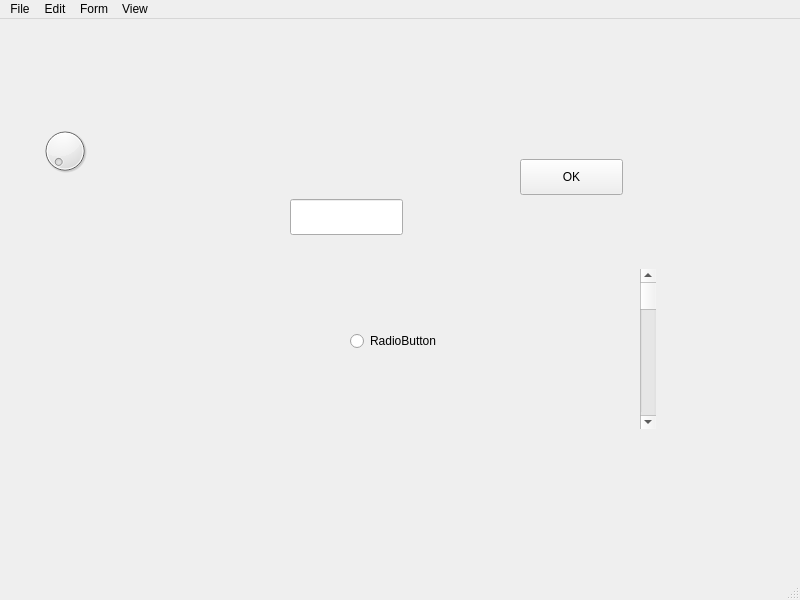
<?xml version="1.0" encoding="UTF-8"?>
<ui version="4.0">
 <class>thing</class>
 <widget class="QMainWindow" name="thing">
  <property name="geometry">
   <rect>
    <x>0</x>
    <y>0</y>
    <width>800</width>
    <height>600</height>
   </rect>
  </property>
  <property name="windowTitle">
   <string>MainWindow</string>
  </property>
  <widget class="QWidget" name="centralwidget">
   <widget class="QPushButton" name="COOLBUTTON">
    <property name="geometry">
     <rect>
      <x>520</x>
      <y>140</y>
      <width>103</width>
      <height>36</height>
     </rect>
    </property>
    <property name="text">
     <string>OK</string>
    </property>
   </widget>
   <widget class="QRadioButton" name="radioButton">
    <property name="geometry">
     <rect>
      <x>350</x>
      <y>310</y>
      <width>113</width>
      <height>24</height>
     </rect>
    </property>
    <property name="text">
     <string>RadioButton</string>
    </property>
   </widget>
   <widget class="QLineEdit" name="lineEdit">
    <property name="geometry">
     <rect>
      <x>290</x>
      <y>180</y>
      <width>113</width>
      <height>36</height>
     </rect>
    </property>
   </widget>
   <widget class="QScrollBar" name="verticalScrollBar">
    <property name="geometry">
     <rect>
      <x>640</x>
      <y>250</y>
      <width>16</width>
      <height>160</height>
     </rect>
    </property>
    <property name="orientation">
     <enum>Qt::Vertical</enum>
    </property>
   </widget>
   <widget class="QDial" name="dial">
    <property name="geometry">
     <rect>
      <x>40</x>
      <y>100</y>
      <width>50</width>
      <height>64</height>
     </rect>
    </property>
   </widget>
  </widget>
  <widget class="QMenuBar" name="menubar">
   <property name="geometry">
    <rect>
     <x>0</x>
     <y>0</y>
     <width>800</width>
     <height>28</height>
    </rect>
   </property>
   <widget class="QMenu" name="menuFile">
    <property name="title">
     <string>File</string>
    </property>
   </widget>
   <widget class="QMenu" name="menuEdit">
    <property name="title">
     <string>Edit</string>
    </property>
   </widget>
   <widget class="QMenu" name="menuForm">
    <property name="title">
     <string>Form</string>
    </property>
   </widget>
   <widget class="QMenu" name="menuView">
    <property name="title">
     <string>View</string>
    </property>
   </widget>
   <addaction name="menuFile"/>
   <addaction name="menuEdit"/>
   <addaction name="menuForm"/>
   <addaction name="menuView"/>
  </widget>
  <widget class="QStatusBar" name="statusbar"/>
 </widget>
 <resources/>
 <connections/>
</ui>
